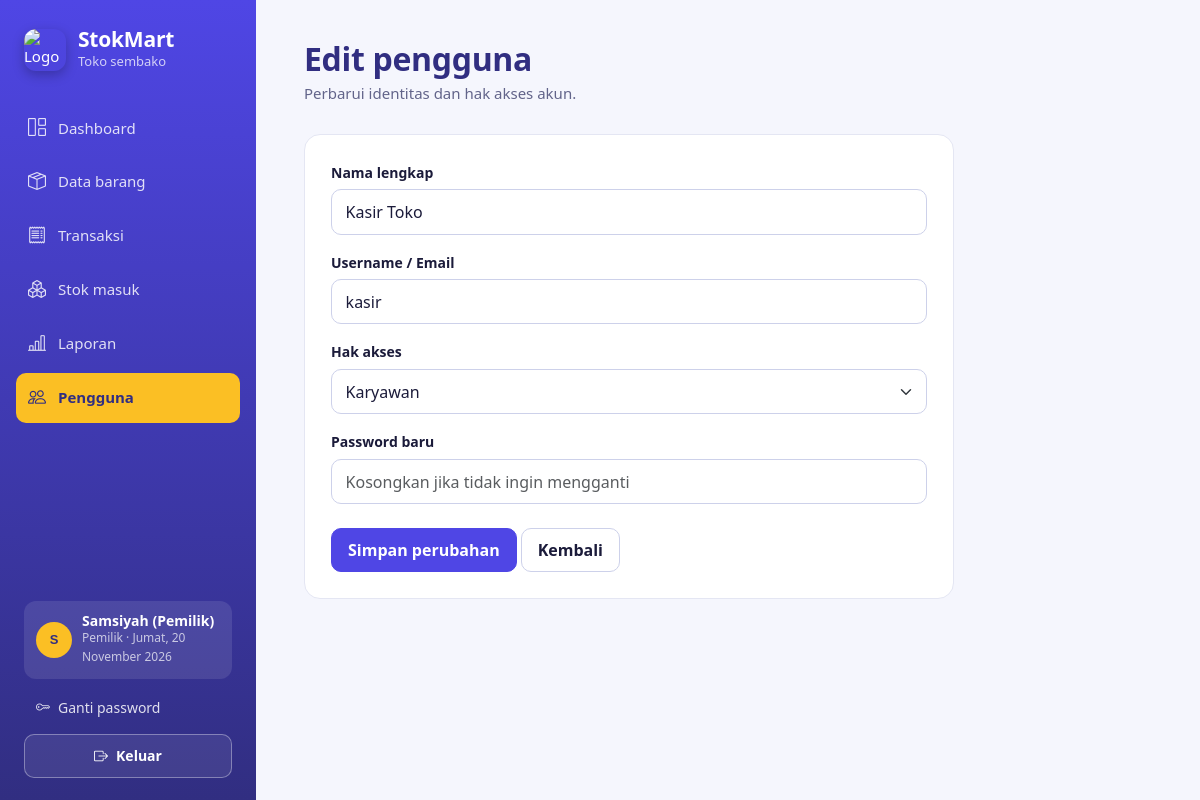
Screenshot of /edit_user.php?id=2 (signed in) with the database file from the repository.
### tables this page shows
CREATE TABLE `users` (
  `id_user` int NOT NULL,
  `nama_lengkap` varchar(100) NOT NULL,
  `username` varchar(100) NOT NULL,
  `password` varchar(255) NOT NULL,
  `role` enum('pemilik','karyawan') NOT NULL DEFAULT 'pemilik'
);

### auth.php (called while the page is built, shortened)
<?php
function e($v){return htmlspecialchars((string)$v,ENT_QUOTES,'UTF-8');}

### edit_user.php (the view, shortened to what this page needs)
<?php
require_once 'auth.php'; wajib_pemilik();
$id=(int)($_GET['id']??0);
$get=$koneksi->prepare("SELECT id_user,nama_lengkap,username,role FROM users WHERE id_user=?");$get->bind_param('i',$id);$get->execute();$user=$get->get_result()->fetch_assoc();
?>
<!DOCTYPE html><html lang="id"><head><meta charset="UTF-8"><meta name="viewport" content="width=device-width, initial-scale=1"><title>Edit Pengguna - StokMart</title><link href="assets/css/bootstrap.min.css" rel="stylesheet">
    <link href="assets/css/bootstrap-icons.min.css" rel="stylesheet">
    <link href="assets/css/fonts.css" rel="stylesheet"><link href="style.css" rel="stylesheet">
    <link rel="icon" type="image/svg+xml" href="assets/img/logo.svg"></head><body><div class="app"><?php include 'sidebar.php'; ?><main class="main">
<header class="page-head"><div><h1>Edit pengguna</h1><p class="page-sub">Perbarui identitas dan hak akses akun.</p></div></header>
<section class="panel" style="max-width:650px"><form method="post"><?= csrf_field(); ?>
<div class="mb-3"><label class="form-label">Nama lengkap</label><input class="form-control" name="nama_lengkap" value="<?= e($user['nama_lengkap']); ?>" required></div>
<div class="mb-3"><label class="form-label">Username / Email</label><input class="form-control" name="username" value="<?= e($user['username']); ?>" required></div>
<div class="mb-3"><label class="form-label">Hak akses</label><select class="form-select" name="role"><option value="karyawan" <?= $user['role']==='karyawan'?'selected':''; ?>>Karyawan</option></select></div>
<div class="mb-4"><label class="form-label">Password baru</label><input type="password" class="form-control" name="password_baru" minlength="6" placeholder="Kosongkan jika tidak ingin mengganti"></div>
<button class="btn btn-pandan" name="simpan">Simpan perubahan</button> <a href="users.php" class="btn btn-line">Kembali</a>
</form></section></main></div></body></html>

### style.css (style rules this page uses)
:root { --pandan: #4F46E5; --pandan-deep: #312E81; --pandan-mid: #6366F1; --mint: #EEF0FF; --mint-line: #D9DDFB; --paper: #F5F6FD; --card: #FFFFFF; --line: #E4E6F3; --ink: #1B1B3A; --muted: #62648A; --kunyit: #FBBF24; --cabai: #E11D48; --cabai-soft: #FFE4EA; --radius-panel: 16px; --radius-ctl: 10px; }
body { font-family: 'Figtree', system-ui, -apple-system, 'Segoe UI', sans-serif; background: var(--paper); color: var(--ink); font-size: 15px; line-height: 1.55; -webkit-font-smoothing: antialiased; }
h1, h2, h3, .brand-name, .stat-hero-value, .stat-value, .modal-title { font-family: 'Bricolage Grotesque', 'Figtree', system-ui, sans-serif; letter-spacing: -0.01em; }
.app { display: grid; grid-template-columns: 256px minmax(0, 1fr); min-height: 100vh; }
.main { padding: 40px 48px 64px; max-width: 1240px; width: 100%; }
.page-head { display: flex; flex-wrap: wrap; align-items: flex-end; justify-content: space-between; gap: 16px; margin-bottom: 28px; }
.page-head h1 { font-size: 32px; font-weight: 700; margin: 0; color: var(--pandan-deep); }
.page-sub { margin: 4px 0 0; color: var(--muted); }
.panel { background: var(--card); border: 1px solid var(--line); border-radius: var(--radius-panel); padding: 26px; }
.btn { border-radius: var(--radius-ctl); font-weight: 600; padding: .55rem 1rem; transition: background-color .15s, color .15s, border-color .15s; }
.btn-pandan { background: var(--pandan); border: 1px solid var(--pandan); color: #fff; }
.btn-line { background: #fff; border: 1px solid #CDD1EA; color: var(--ink); }
.form-label { font-weight: 600; font-size: 14px; margin-bottom: 6px; }
.form-control, .form-select { border: 1px solid #CDD1EA; border-radius: var(--radius-ctl); padding: .6rem .85rem; background-color: #fff; color: var(--ink); }

### rows the page displays
users: nama_lengkap "Kasir Toko", username "kasir", role "Karyawan"

### other values shown
$m[2] "Dashboard"
$m[2] "Data barang"
$m[2] "Transaksi"
$m[2] "Stok masuk"
$m[2] "Laporan"
$_SESSION['nama'] "Samsiyah (Pemilik)"
$_SESSION['role'] "Pemilik"
